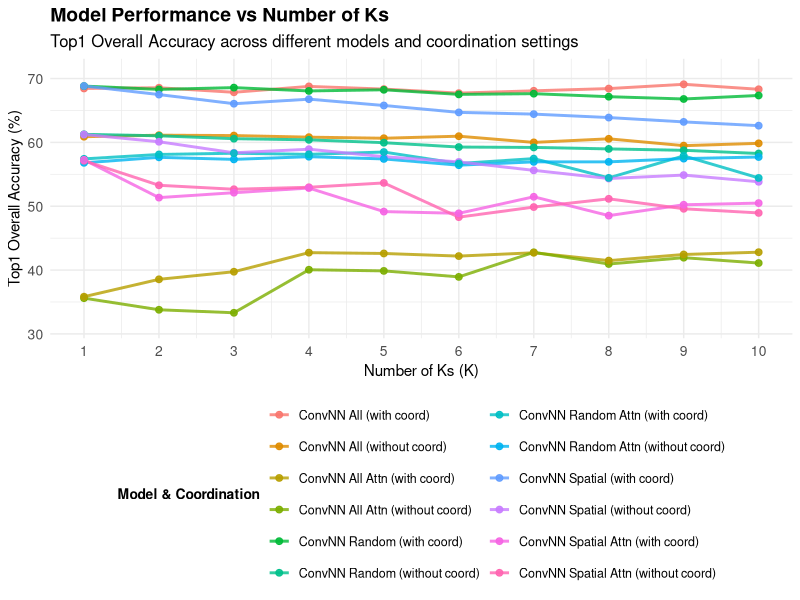
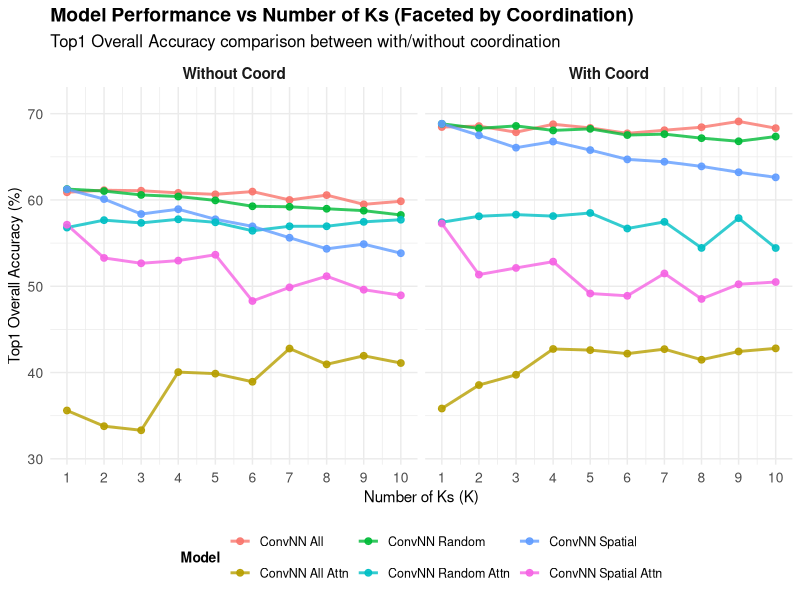
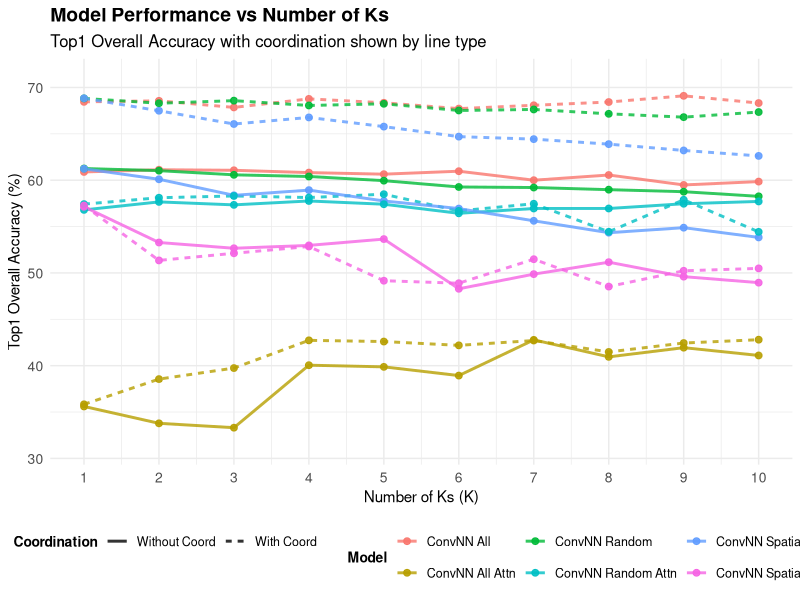
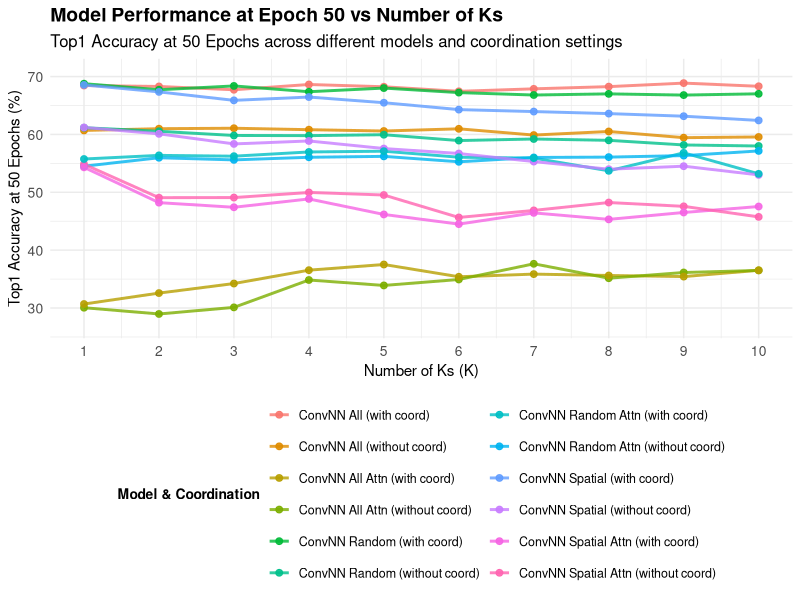
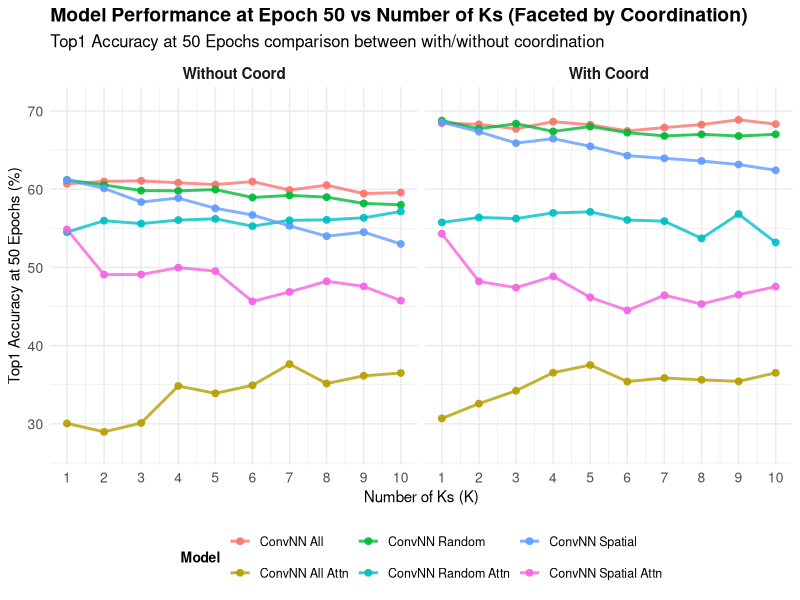
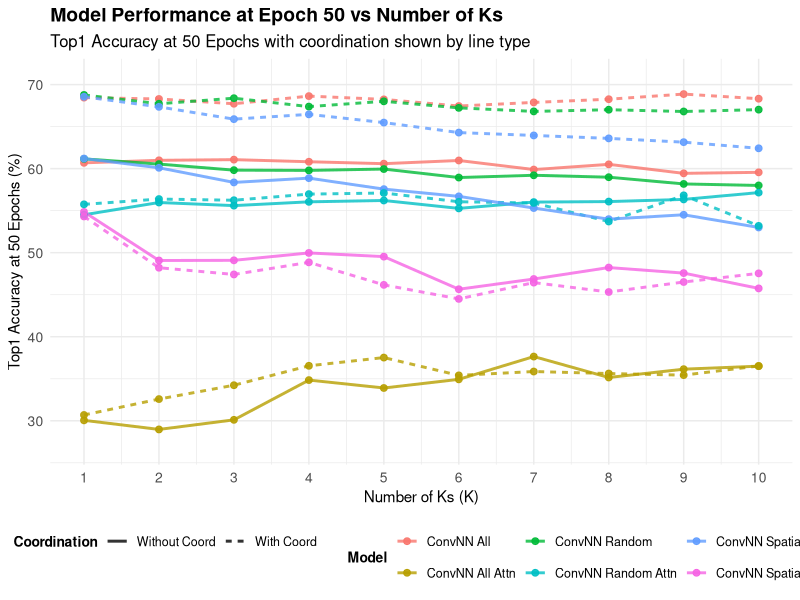
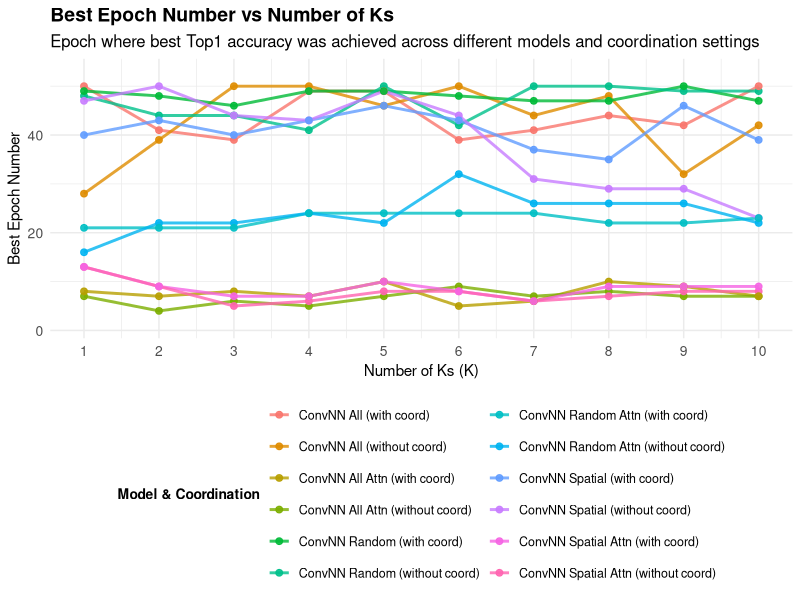
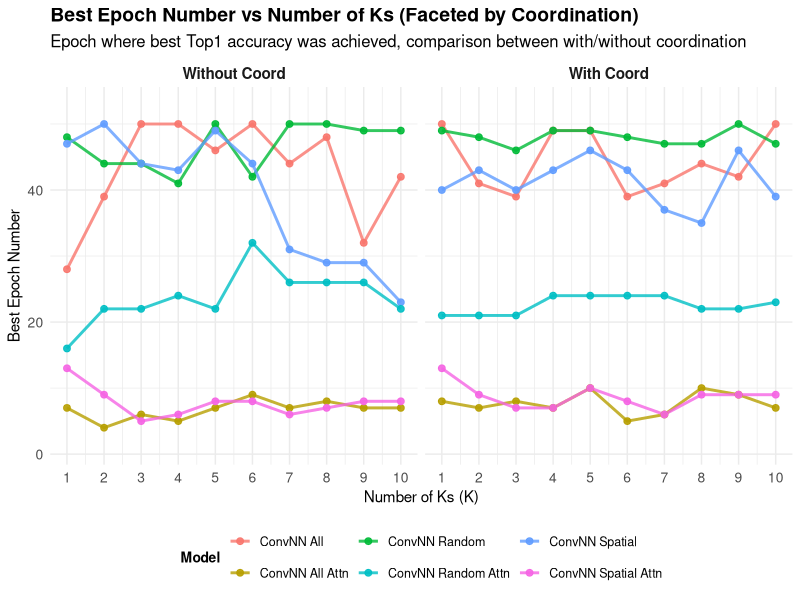

Recreate these plots in R, in order.
# library(ggplot2)
# library(dplyr)
# library(readr)
# 
# # Read the CSV file
# data <- read_csv("K_N_tests.csv")
# 
# # Clean and prepare the data
# data_clean <- data %>%
#   # Remove rows with missing values in key columns
#   filter(!is.na(Model), !is.na(K), !is.na(`Top1 Overall`)) %>%
#   # Convert Top1 Overall from percentage string to numeric
#   mutate(
#     Top1_Overall_numeric = as.numeric(gsub("%", "", `Top1 Overall`)),
#     # Create a combined factor for model and coordination
#     Model_Coord = paste0(Model, " (", ifelse(Coord == "Yes", "with coord", "without coord"), ")"),
#     # Convert Coord to a factor for better plotting
#     Coord_factor = factor(Coord, levels = c("No", "Yes"), labels = c("Without Coord", "With Coord"))
#   )
# 
# # Create the main plot
# p1 <- ggplot(data_clean, aes(x = K, y = Top1_Overall_numeric, color = Model_Coord)) +
#   geom_line(size = 1, alpha = 0.8) +
#   geom_point(size = 2, alpha = 0.9) +
#   labs(
#     title = "Model Performance vs Number of Ks",
#     subtitle = "Top1 Overall Accuracy across different models and coordination settings",
#     x = "Number of Ks (K)",
#     y = "Top1 Overall Accuracy (%)",
#     color = "Model & Coordination"
#   ) +
#   theme_minimal() +
#   theme(
#     plot.title = element_text(size = 14, face = "bold"),
#     plot.subtitle = element_text(size = 12),
#     legend.position = "bottom",
#     legend.text = element_text(size = 9),
#     legend.title = element_text(size = 10, face = "bold"),
#     axis.title = element_text(size = 11),
#     axis.text = element_text(size = 10)
#   ) +
#   guides(color = guide_legend(ncol = 2)) +
#   scale_x_continuous(breaks = 1:10) +
#   scale_y_continuous(limits = c(min(data_clean$Top1_Overall_numeric) - 2, 
#                                 max(data_clean$Top1_Overall_numeric) + 2))
# 
# # Alternative plot with faceting by coordination
# p2 <- ggplot(data_clean, aes(x = K, y = Top1_Overall_numeric, color = Model)) +
#   geom_line(size = 1, alpha = 0.8) +
#   geom_point(size = 2, alpha = 0.9) +
#   facet_wrap(~ Coord_factor, ncol = 2) +
#   labs(
#     title = "Model Performance vs Number of Ks (Faceted by Coordination)",
#     subtitle = "Top1 Overall Accuracy comparison between with/without coordination",
#     x = "Number of Ks (K)",
#     y = "Top1 Overall Accuracy (%)",
#     color = "Model"
#   ) +
#   theme_minimal() +
#   theme(
#     plot.title = element_text(size = 14, face = "bold"),
#     plot.subtitle = element_text(size = 12),
#     legend.position = "bottom",
#     legend.text = element_text(size = 9),
#     legend.title = element_text(size = 10, face = "bold"),
#     axis.title = element_text(size = 11),
#     axis.text = element_text(size = 10),
#     strip.text = element_text(size = 11, face = "bold")
#   ) +
#   scale_x_continuous(breaks = 1:10) +
#   scale_y_continuous(limits = c(min(data_clean$Top1_Overall_numeric) - 2, 
#                                 max(data_clean$Top1_Overall_numeric) + 2))
# 
# # Alternative plot with separate lines for coord vs no coord
# p3 <- ggplot(data_clean, aes(x = K, y = Top1_Overall_numeric, color = Model, linetype = Coord_factor)) +
#   geom_line(size = 1, alpha = 0.8) +
#   geom_point(size = 2, alpha = 0.9) +
#   labs(
#     title = "Model Performance vs Number of Ks",
#     subtitle = "Top1 Overall Accuracy with coordination shown by line type",
#     x = "Number of Ks (K)",
#     y = "Top1 Overall Accuracy (%)",
#     color = "Model",
#     linetype = "Coordination"
#   ) +
#   theme_minimal() +
#   theme(
#     plot.title = element_text(size = 14, face = "bold"),
#     plot.subtitle = element_text(size = 12),
#     legend.position = "bottom",
#     legend.text = element_text(size = 9),
#     legend.title = element_text(size = 10, face = "bold"),
#     axis.title = element_text(size = 11),
#     axis.text = element_text(size = 10)
#   ) +
#   scale_x_continuous(breaks = 1:10) +
#   scale_y_continuous(limits = c(min(data_clean$Top1_Overall_numeric) - 2, 
#                                 max(data_clean$Top1_Overall_numeric) + 2))
# 
# # Display the plots
# print("Plot 1: All model-coordination combinations as separate lines")
# print(p1)
# 
# print("Plot 2: Faceted by coordination (with/without)")
# print(p2)
# 
# print("Plot 3: Models colored, coordination as line type")
# print(p3)
# 
# # Summary statistics
# print("Summary by Model and Coordination:")
# summary_stats <- data_clean %>%
#   group_by(Model, Coord_factor) %>%
#   summarise(
#     Mean_Accuracy = round(mean(Top1_Overall_numeric), 2),
#     Max_Accuracy = round(max(Top1_Overall_numeric), 2),
#     Min_Accuracy = round(min(Top1_Overall_numeric), 2),
#     Best_K = K[which.max(Top1_Overall_numeric)],
#     .groups = 'drop'
#   )
# print(summary_stats)
# 
# 
# 
# 



library(ggplot2)
library(dplyr)
library(readr)
setwd("/Users/mingikang/Developer/Convolutional-Nearest-Neighbor/Output/Final_results/ACM")
# Read the CSV file
data <- read_csv("K_N_tests.csv")

# Clean and prepare the data
data_clean <- data %>%
  # Remove rows with missing values in key columns
  filter(!is.na(Model), !is.na(K), !is.na(`Top1 Overall`)) %>%
  # Convert percentage strings to numeric and prepare all metrics
  mutate(
    Top1_Overall_numeric = as.numeric(gsub("%", "", `Top1 Overall`)),
    Top1_at_50_numeric = as.numeric(gsub("%", "", `Top1 at 50 Epoch`)),
    Top1_Epoch_numeric = as.numeric(`Top1 Epoch`),
    # Create a combined factor for model and coordination
    Model_Coord = paste0(Model, " (", ifelse(Coord == "Yes", "with coord", "without coord"), ")"),
    # Convert Coord to a factor for better plotting
    Coord_factor = factor(Coord, levels = c("No", "Yes"), labels = c("Without Coord", "With Coord"))
  )

# Create the main plot
p1 <- ggplot(data_clean, aes(x = K, y = Top1_Overall_numeric, color = Model_Coord)) +
  geom_line(size = 1, alpha = 0.8) +
  geom_point(size = 2, alpha = 0.9) +
  labs(
    title = "Model Performance vs Number of Ks",
    subtitle = "Top1 Overall Accuracy across different models and coordination settings",
    x = "Number of Ks (K)",
    y = "Top1 Overall Accuracy (%)",
    color = "Model & Coordination"
  ) +
  theme_minimal() +
  theme(
    plot.title = element_text(size = 14, face = "bold"),
    plot.subtitle = element_text(size = 12),
    legend.position = "bottom",
    legend.text = element_text(size = 9),
    legend.title = element_text(size = 10, face = "bold"),
    axis.title = element_text(size = 11),
    axis.text = element_text(size = 10)
  ) +
  guides(color = guide_legend(ncol = 2)) +
  scale_x_continuous(breaks = 1:10) +
  scale_y_continuous(limits = c(min(data_clean$Top1_Overall_numeric) - 2, 
                                max(data_clean$Top1_Overall_numeric) + 2))

# Alternative plot with faceting by coordination
p2 <- ggplot(data_clean, aes(x = K, y = Top1_Overall_numeric, color = Model)) +
  geom_line(size = 1, alpha = 0.8) +
  geom_point(size = 2, alpha = 0.9) +
  facet_wrap(~ Coord_factor, ncol = 2) +
  labs(
    title = "Model Performance vs Number of Ks (Faceted by Coordination)",
    subtitle = "Top1 Overall Accuracy comparison between with/without coordination",
    x = "Number of Ks (K)",
    y = "Top1 Overall Accuracy (%)",
    color = "Model"
  ) +
  theme_minimal() +
  theme(
    plot.title = element_text(size = 14, face = "bold"),
    plot.subtitle = element_text(size = 12),
    legend.position = "bottom",
    legend.text = element_text(size = 9),
    legend.title = element_text(size = 10, face = "bold"),
    axis.title = element_text(size = 11),
    axis.text = element_text(size = 10),
    strip.text = element_text(size = 11, face = "bold")
  ) +
  scale_x_continuous(breaks = 1:10) +
  scale_y_continuous(limits = c(min(data_clean$Top1_Overall_numeric) - 2, 
                                max(data_clean$Top1_Overall_numeric) + 2))

# Alternative plot with separate lines for coord vs no coord
p3 <- ggplot(data_clean, aes(x = K, y = Top1_Overall_numeric, color = Model, linetype = Coord_factor)) +
  geom_line(size = 1, alpha = 0.8) +
  geom_point(size = 2, alpha = 0.9) +
  labs(
    title = "Model Performance vs Number of Ks",
    subtitle = "Top1 Overall Accuracy with coordination shown by line type",
    x = "Number of Ks (K)",
    y = "Top1 Overall Accuracy (%)",
    color = "Model",
    linetype = "Coordination"
  ) +
  theme_minimal() +
  theme(
    plot.title = element_text(size = 14, face = "bold"),
    plot.subtitle = element_text(size = 12),
    legend.position = "bottom",
    legend.text = element_text(size = 9),
    legend.title = element_text(size = 10, face = "bold"),
    axis.title = element_text(size = 11),
    axis.text = element_text(size = 10)
  ) +
  scale_x_continuous(breaks = 1:10) +
  scale_y_continuous(limits = c(min(data_clean$Top1_Overall_numeric) - 2, 
                                max(data_clean$Top1_Overall_numeric) + 2))

# Display the plots
print("=== TOP1 OVERALL ACCURACY PLOTS ===")
print("Plot 1: All model-coordination combinations as separate lines")
print(p1)

print("Plot 2: Faceted by coordination (with/without)")
print(p2)

print("Plot 3: Models colored, coordination as line type")
print(p3)

# ========================================
# PLOTS FOR TOP1 AT 50 EPOCH
# ========================================

p4 <- ggplot(data_clean, aes(x = K, y = Top1_at_50_numeric, color = Model_Coord)) +
  geom_line(size = 1, alpha = 0.8) +
  geom_point(size = 2, alpha = 0.9) +
  labs(
    title = "Model Performance at Epoch 50 vs Number of Ks",
    subtitle = "Top1 Accuracy at 50 Epochs across different models and coordination settings",
    x = "Number of Ks (K)",
    y = "Top1 Accuracy at 50 Epochs (%)",
    color = "Model & Coordination"
  ) +
  theme_minimal() +
  theme(
    plot.title = element_text(size = 14, face = "bold"),
    plot.subtitle = element_text(size = 12),
    legend.position = "bottom",
    legend.text = element_text(size = 9),
    legend.title = element_text(size = 10, face = "bold"),
    axis.title = element_text(size = 11),
    axis.text = element_text(size = 10)
  ) +
  guides(color = guide_legend(ncol = 2)) +
  scale_x_continuous(breaks = 1:10) +
  scale_y_continuous(limits = c(min(data_clean$Top1_at_50_numeric, na.rm = TRUE) - 2, 
                                max(data_clean$Top1_at_50_numeric, na.rm = TRUE) + 2))

p5 <- ggplot(data_clean, aes(x = K, y = Top1_at_50_numeric, color = Model)) +
  geom_line(size = 1, alpha = 0.8) +
  geom_point(size = 2, alpha = 0.9) +
  facet_wrap(~ Coord_factor, ncol = 2) +
  labs(
    title = "Model Performance at Epoch 50 vs Number of Ks (Faceted by Coordination)",
    subtitle = "Top1 Accuracy at 50 Epochs comparison between with/without coordination",
    x = "Number of Ks (K)",
    y = "Top1 Accuracy at 50 Epochs (%)",
    color = "Model"
  ) +
  theme_minimal() +
  theme(
    plot.title = element_text(size = 14, face = "bold"),
    plot.subtitle = element_text(size = 12),
    legend.position = "bottom",
    legend.text = element_text(size = 9),
    legend.title = element_text(size = 10, face = "bold"),
    axis.title = element_text(size = 11),
    axis.text = element_text(size = 10),
    strip.text = element_text(size = 11, face = "bold")
  ) +
  scale_x_continuous(breaks = 1:10) +
  scale_y_continuous(limits = c(min(data_clean$Top1_at_50_numeric, na.rm = TRUE) - 2, 
                                max(data_clean$Top1_at_50_numeric, na.rm = TRUE) + 2))

p6 <- ggplot(data_clean, aes(x = K, y = Top1_at_50_numeric, color = Model, linetype = Coord_factor)) +
  geom_line(size = 1, alpha = 0.8) +
  geom_point(size = 2, alpha = 0.9) +
  labs(
    title = "Model Performance at Epoch 50 vs Number of Ks",
    subtitle = "Top1 Accuracy at 50 Epochs with coordination shown by line type",
    x = "Number of Ks (K)",
    y = "Top1 Accuracy at 50 Epochs (%)",
    color = "Model",
    linetype = "Coordination"
  ) +
  theme_minimal() +
  theme(
    plot.title = element_text(size = 14, face = "bold"),
    plot.subtitle = element_text(size = 12),
    legend.position = "bottom",
    legend.text = element_text(size = 9),
    legend.title = element_text(size = 10, face = "bold"),
    axis.title = element_text(size = 11),
    axis.text = element_text(size = 10)
  ) +
  scale_x_continuous(breaks = 1:10) +
  scale_y_continuous(limits = c(min(data_clean$Top1_at_50_numeric, na.rm = TRUE) - 2, 
                                max(data_clean$Top1_at_50_numeric, na.rm = TRUE) + 2))

# ========================================
# PLOTS FOR TOP1 EPOCH (Best Epoch Number)
# ========================================

p7 <- ggplot(data_clean, aes(x = K, y = Top1_Epoch_numeric, color = Model_Coord)) +
  geom_line(size = 1, alpha = 0.8) +
  geom_point(size = 2, alpha = 0.9) +
  labs(
    title = "Best Epoch Number vs Number of Ks",
    subtitle = "Epoch where best Top1 accuracy was achieved across different models and coordination settings",
    x = "Number of Ks (K)",
    y = "Best Epoch Number",
    color = "Model & Coordination"
  ) +
  theme_minimal() +
  theme(
    plot.title = element_text(size = 14, face = "bold"),
    plot.subtitle = element_text(size = 12),
    legend.position = "bottom",
    legend.text = element_text(size = 9),
    legend.title = element_text(size = 10, face = "bold"),
    axis.title = element_text(size = 11),
    axis.text = element_text(size = 10)
  ) +
  guides(color = guide_legend(ncol = 2)) +
  scale_x_continuous(breaks = 1:10) +
  scale_y_continuous(limits = c(min(data_clean$Top1_Epoch_numeric, na.rm = TRUE) - 3, 
                                max(data_clean$Top1_Epoch_numeric, na.rm = TRUE) + 3))

p8 <- ggplot(data_clean, aes(x = K, y = Top1_Epoch_numeric, color = Model)) +
  geom_line(size = 1, alpha = 0.8) +
  geom_point(size = 2, alpha = 0.9) +
  facet_wrap(~ Coord_factor, ncol = 2) +
  labs(
    title = "Best Epoch Number vs Number of Ks (Faceted by Coordination)",
    subtitle = "Epoch where best Top1 accuracy was achieved, comparison between with/without coordination",
    x = "Number of Ks (K)",
    y = "Best Epoch Number",
    color = "Model"
  ) +
  theme_minimal() +
  theme(
    plot.title = element_text(size = 14, face = "bold"),
    plot.subtitle = element_text(size = 12),
    legend.position = "bottom",
    legend.text = element_text(size = 9),
    legend.title = element_text(size = 10, face = "bold"),
    axis.title = element_text(size = 11),
    axis.text = element_text(size = 10),
    strip.text = element_text(size = 11, face = "bold")
  ) +
  scale_x_continuous(breaks = 1:10) +
  scale_y_continuous(limits = c(min(data_clean$Top1_Epoch_numeric, na.rm = TRUE) - 3, 
                                max(data_clean$Top1_Epoch_numeric, na.rm = TRUE) + 3))

p9 <- ggplot(data_clean, aes(x = K, y = Top1_Epoch_numeric, color = Model, linetype = Coord_factor)) +
  geom_line(size = 1, alpha = 0.8) +
  geom_point(size = 2, alpha = 0.9) +
  labs(
    title = "Best Epoch Number vs Number of Ks",
    subtitle = "Epoch where best Top1 accuracy was achieved, coordination shown by line type",
    x = "Number of Ks (K)",
    y = "Best Epoch Number",
    color = "Model",
    linetype = "Coordination"
  ) +
  theme_minimal() +
  theme(
    plot.title = element_text(size = 14, face = "bold"),
    plot.subtitle = element_text(size = 12),
    legend.position = "bottom",
    legend.text = element_text(size = 9),
    legend.title = element_text(size = 10, face = "bold"),
    axis.title = element_text(size = 11),
    axis.text = element_text(size = 10)
  ) +
  scale_x_continuous(breaks = 1:10) +
  scale_y_continuous(limits = c(min(data_clean$Top1_Epoch_numeric, na.rm = TRUE) - 3, 
                                max(data_clean$Top1_Epoch_numeric, na.rm = TRUE) + 3))

print("=== TOP1 AT 50 EPOCH PLOTS ===")
print("Plot 4: All model-coordination combinations as separate lines")
print(p4)

print("Plot 5: Faceted by coordination (with/without)")
print(p5)

print("Plot 6: Models colored, coordination as line type")
print(p6)

print("=== BEST EPOCH NUMBER PLOTS ===")
print("Plot 7: All model-coordination combinations as separate lines")
print(p7)

print("Plot 8: Faceted by coordination (with/without)")
print(p8)

print("Plot 9: Models colored, coordination as line type")
print(p9)

# Summary statistics for all metrics
print("=== SUMMARY STATISTICS ===")

print("Summary by Model and Coordination - Overall Accuracy:")
summary_overall <- data_clean %>%
  group_by(Model, Coord_factor) %>%
  summarise(
    Mean_Accuracy = round(mean(Top1_Overall_numeric), 2),
    Max_Accuracy = round(max(Top1_Overall_numeric), 2),
    Min_Accuracy = round(min(Top1_Overall_numeric), 2),
    Best_K = K[which.max(Top1_Overall_numeric)],
    .groups = 'drop'
  )
print(summary_overall)

print("Summary by Model and Coordination - Accuracy at 50 Epochs:")
summary_at_50 <- data_clean %>%
  group_by(Model, Coord_factor) %>%
  summarise(
    Mean_Accuracy = round(mean(Top1_at_50_numeric, na.rm = TRUE), 2),
    Max_Accuracy = round(max(Top1_at_50_numeric, na.rm = TRUE), 2),
    Min_Accuracy = round(min(Top1_at_50_numeric, na.rm = TRUE), 2),
    Best_K = K[which.max(Top1_at_50_numeric)],
    .groups = 'drop'
  )
print(summary_at_50)

print("Summary by Model and Coordination - Best Epoch Numbers:")
summary_epochs <- data_clean %>%
  group_by(Model, Coord_factor) %>%
  summarise(
    Mean_Epoch = round(mean(Top1_Epoch_numeric, na.rm = TRUE), 1),
    Max_Epoch = max(Top1_Epoch_numeric, na.rm = TRUE),
    Min_Epoch = min(Top1_Epoch_numeric, na.rm = TRUE),
    Median_Epoch = median(Top1_Epoch_numeric, na.rm = TRUE),
    .groups = 'drop'
  )
print(summary_epochs)